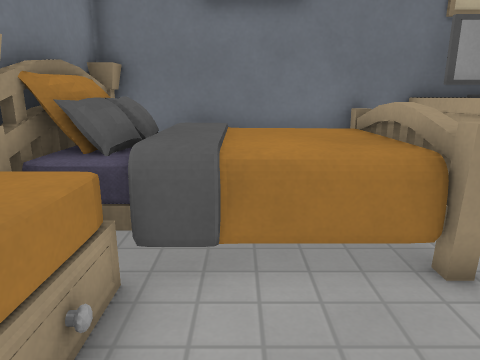
view 1 (above)

15 first-person views from a walk through a Godot game level. The camera is 1.3 m above the floor, tilts 14° down and sees 70° across. The floor is counted in squares, 0.5 m on a side. Each view is taken from the middle of a square. On the plan, view 1 faces up. The plan holds only what a view shows up to about 20 squares ahead; the rest is blank. The place goes on beyond the plan. Door leaves are left out where a doorway can be walked through. Surface patterns are stand-ins for the level's own textures.

view 2
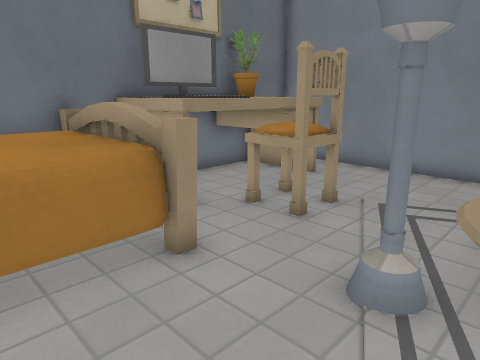

view 3
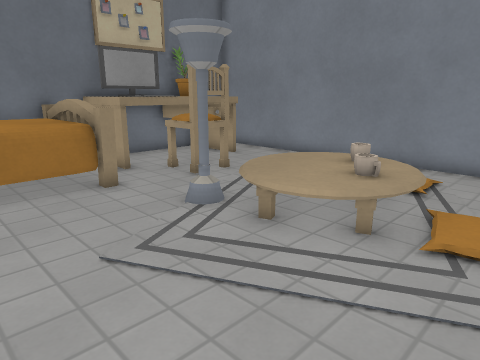

view 4
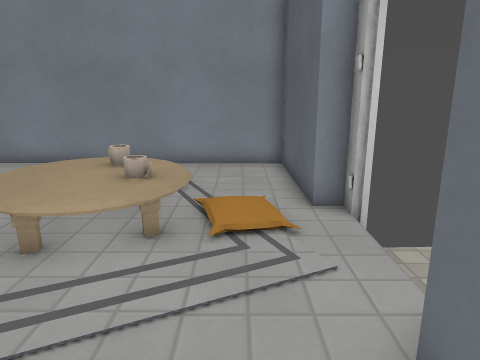

view 5
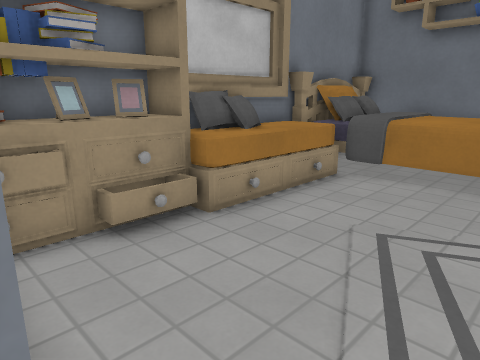

view 6
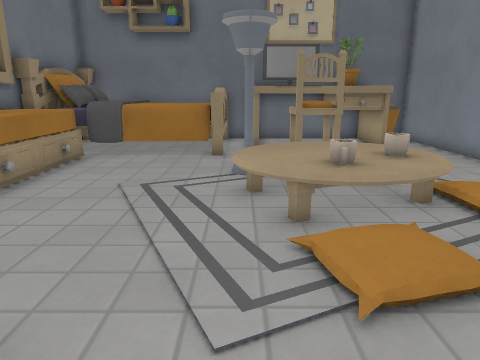

view 7
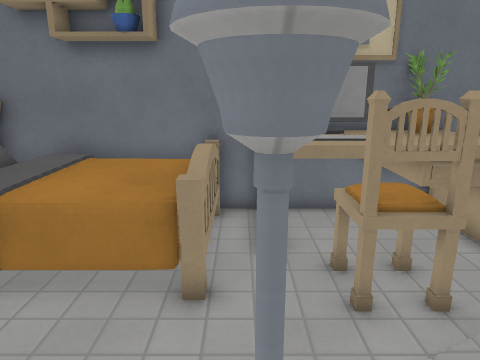

view 8
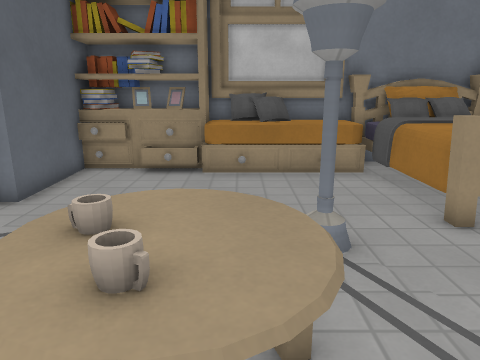

view 9
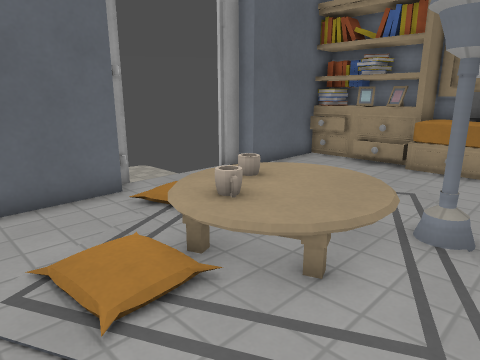

view 10
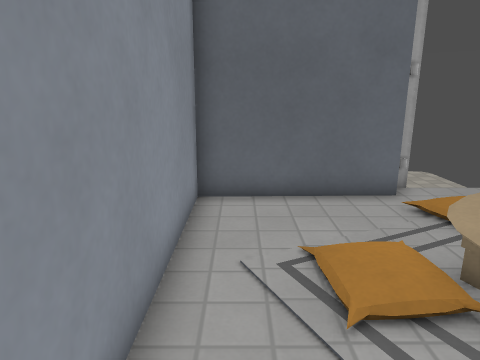

view 11
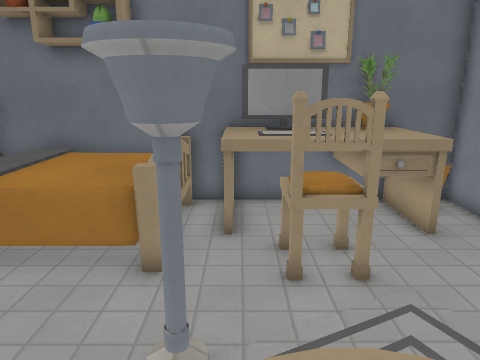

view 12
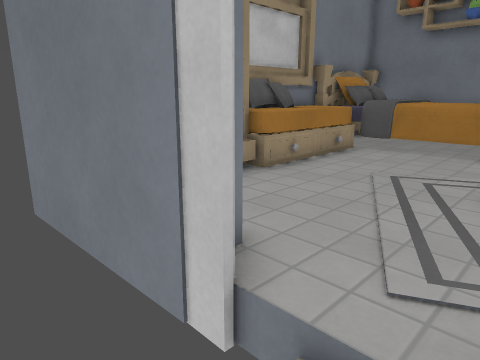

view 13
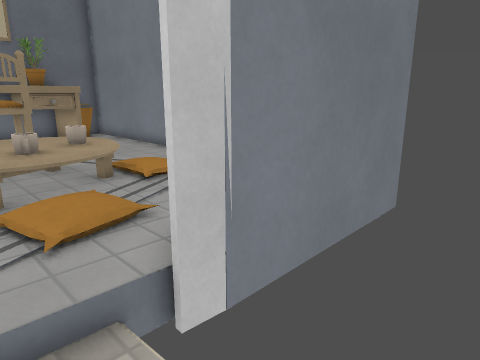

view 14
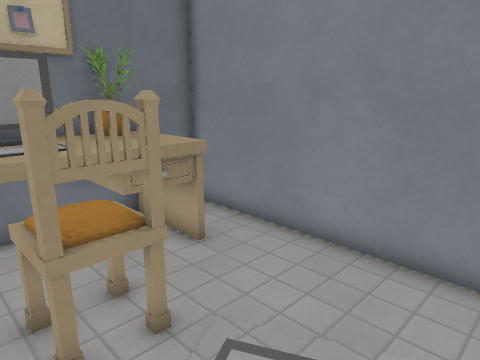

view 15
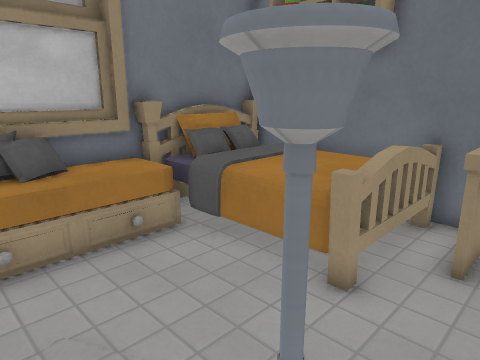

### Floor plan
Key: @ floor where view 1 was taken; # wall or solid block; . main floor; : floor 0.25 m higher than the main floor; - floor 0.25 m lower than the main floor; + floor 0.5 m higher than the main floor; * floor 0.75 m higher than the main floor; / step, stairs or slope; D open door; v drop or lower ground; B bed; C computer; P pillow; T table; S sofa; L plant; K keyboard; H chair; E bookshelf; A books; I bin.
Columns run from 4 left of view 1 to 13 right of it. Each row starts with its distance up from view 1.
 10 #################
  9 ## BBBB#.CCCTLLIv
  8 #PPBBBB#.TKKTLIIv
  7 #PPBBBB#.TKKTTT.#
  6 #PPBBBB#.THHTTT.#
  5 #BPBBBB#..HHH...#
  4 #SSB......HHH...#
  3 #SS.............#
  2 #PS.....#/......#
  1 #PS.....////....#
  0 #PS.@.../+++/...#
 -1 #ES...../++*/:..#
 -2 #EE...../+*+//..#
 -3 #AE......///....#
 -4 #AE....../:/....#
 -5 AAE.............#
 -6 #EE####...########
 -7 ##### # --D#
 -8         -D
 -9         --
-10         -

Positions as (right, up) in squares from view 1, and headings:
1: (0, 0), facing up
2: (0, 0), facing up-right
3: (-1, -5), facing up-right
4: (-1, -4), facing right
5: (4, -6), facing up-left
6: (4, -8), facing up
7: (4, -1), facing up
8: (10, 0), facing left
9: (11, 3), facing down-left
10: (11, 3), facing down
11: (5, -2), facing up
12: (5, -9), facing up-left
13: (4, -10), facing up-right
14: (5, 0), facing up-right
15: (6, -1), facing up-left
